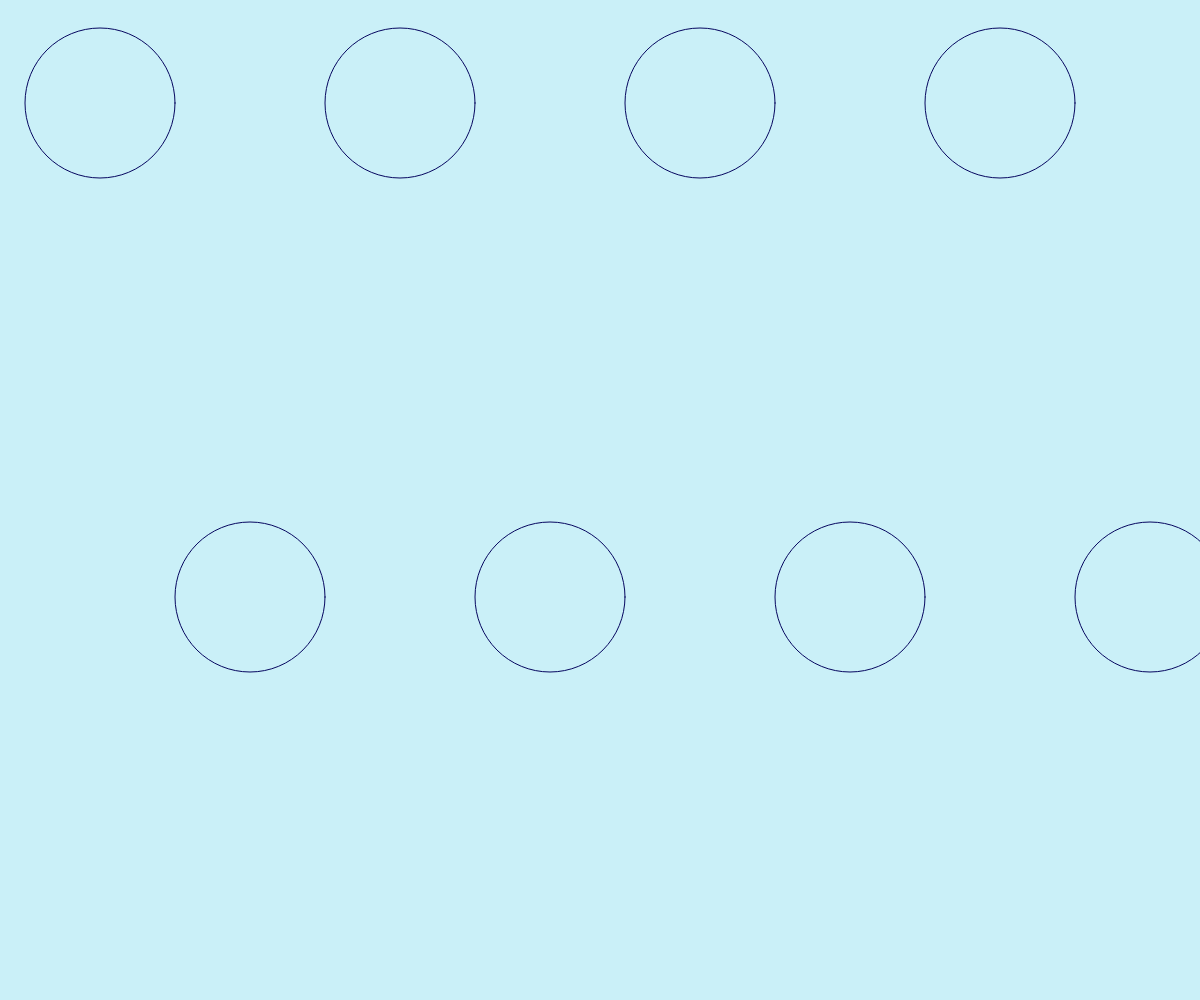
Frame 1 (no input)
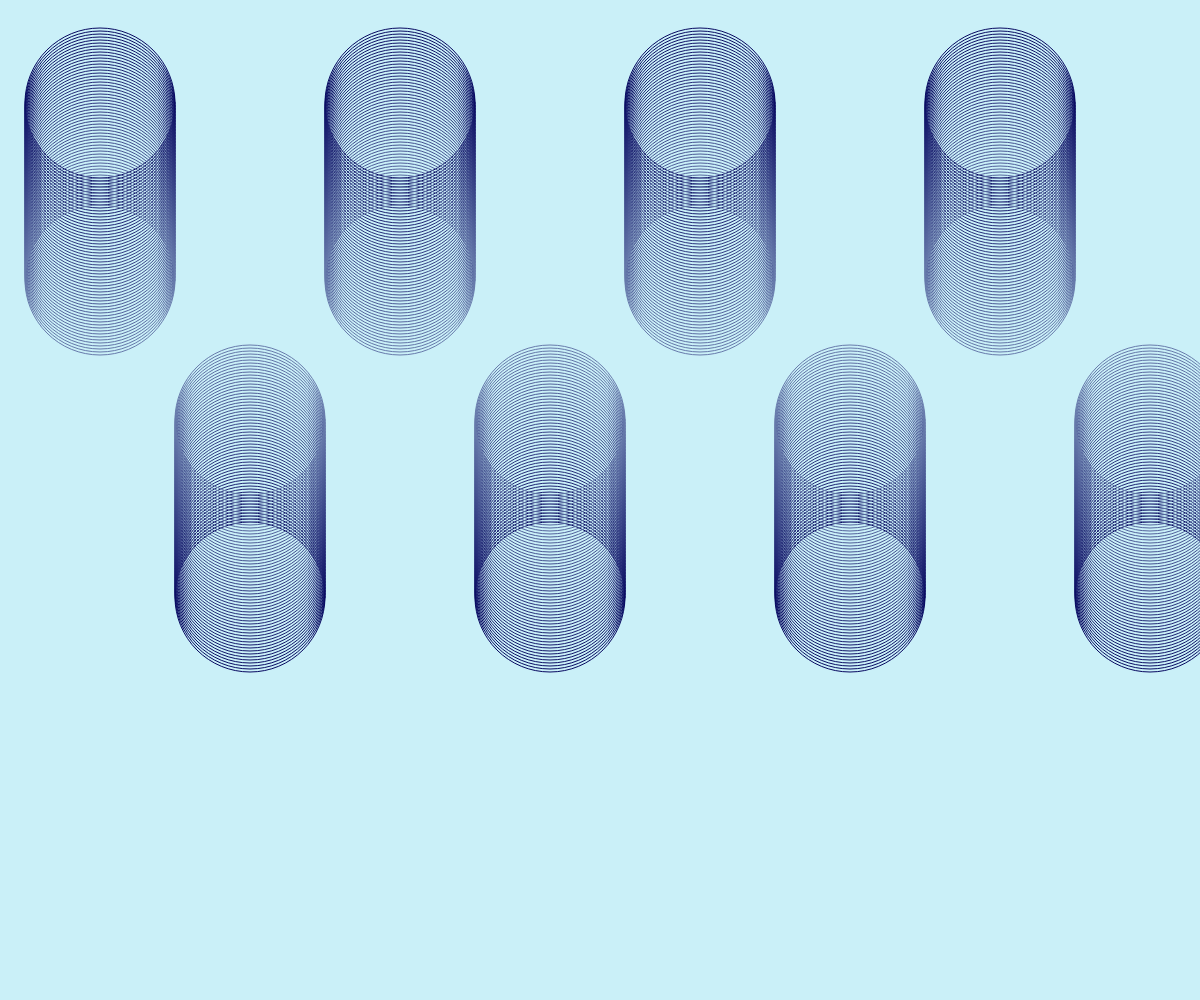
Frame 60 (no input)
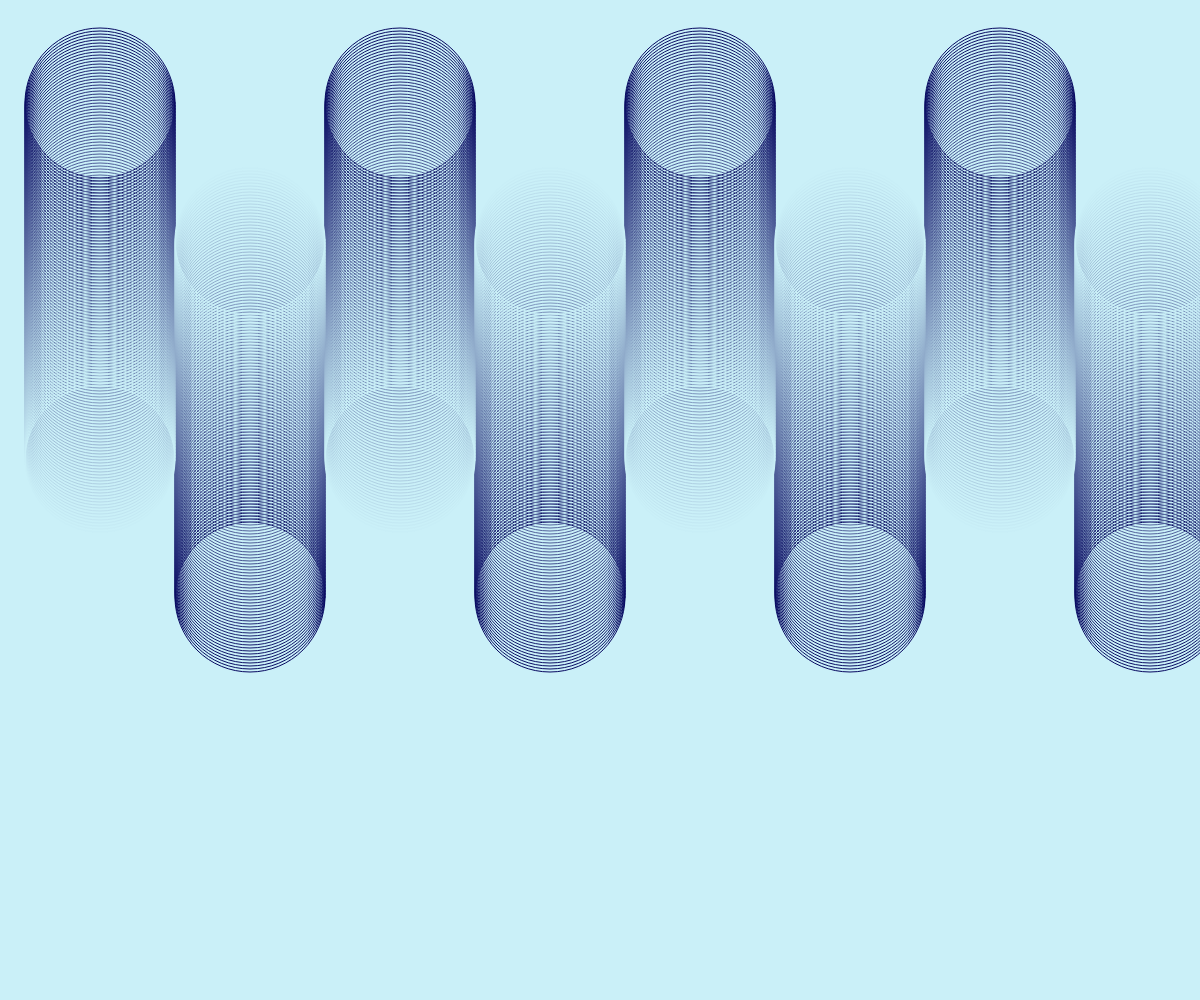
Frame 120 (the mouse pressed at the canvas centre since frame 60)

The p5.js sketch that drew these frames (run headless with seeded random() and noise() and a simulated clock; from frame 60 on, the mouse is pressed at the canvas centre):

// p5.js sketch
// ── sketch.js
function setup() {
  createCanvas(windowWidth, windowHeight);
  angleMode(DEGREES);
  background("#caf0f8");
}

function draw() {
  noFill();

  let myColor = lerpColor(color("#03045E"), color("#CAF0F8"), frameCount / 120);

  stroke(myColor);
  translate(0, frameCount * 3);
  circle(-200, 100, 150);
  circle(100, 100, 150);
  circle(400, 100, 150);
  circle(700, 100, 150);
  circle(1000, 100, 150);
  circle(1300, 100, 150);
  circle(1600, 100, 150);

  translate(0, -frameCount * 6);
  circle(250, 600, 150);
  circle(550, 600, 150);
  circle(850, 600, 150);
  circle(1150, 600, 150);
  circle(1450, 600, 150);
  circle(1750, 600, 150);
  circle(2050, 600, 150);

  if (frameCount > 120) {
    noLoop();
  }
}
